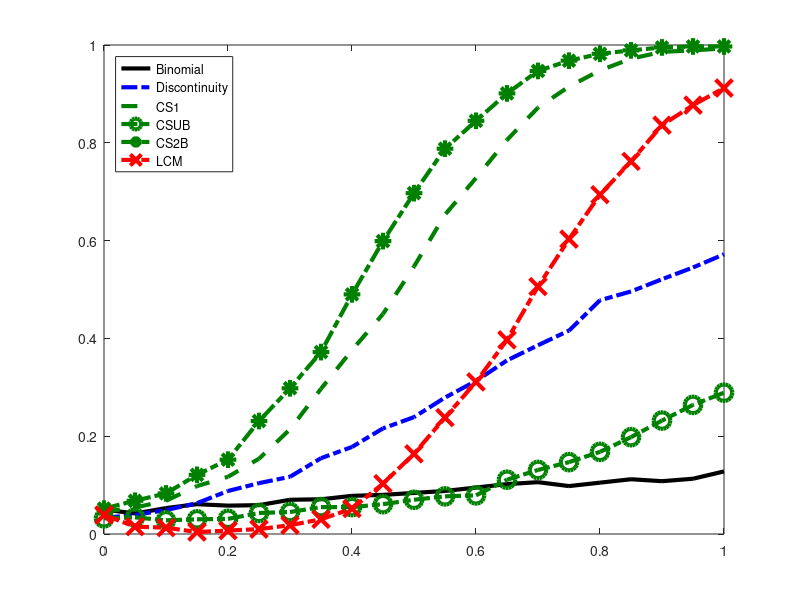

This chart was generated by the following MATLAB code: (Note: this script raises an error after producing the figure.)
clear all
S = importdata('PowerCurves/RejectionRates_April6.csv');
V = S.data;

tau = [0:0.05:1];

H = [0, 1, 2, 3];
K = [3,5,7];
Up = [0,1];

fig = 0;

for minimum = 0:1
for j = 1:4
for k = 1:3
    fig=fig+1;

figure (fig)
plot(tau, V(:, 2+(fig-1)*9),'LineWidth',3,'color' , 'black')
hold on
%plot(tau, V(:,3+ (fig-1)*9),'-x','LineWidth',3, 'color', 'black','MarkerSize',12)
plot(tau, V(:, 4+ (fig-1)*9),'-.','LineWidth',3, 'color', 'blue','MarkerSize',12)
plot(tau, V(:, 5+ (fig-1)*9),'--','LineWidth',3, 'color', [0 0.5 0],'MarkerSize',12)
plot(tau, V(:,6+ (fig-1)*9),'-.o','LineWidth',3, 'color', [0 0.5 0],'MarkerSize',12)
plot(tau, V(:,7+ (fig-1)*9),'-.*','LineWidth',3, 'color', [0 0.5 0],'MarkerSize',12)
plot(tau, V(:,8+ (fig-1)*9),'-.x','LineWidth',3, 'color', 'red','MarkerSize',12)

lgd = legend('Binomial', 'Discontinuity',...
'CS1','CSUB', 'CS2B','LCM', 'Location','northeast');
if (k==1)&&(j==1)
lgd = legend('Binomial', 'Discontinuity',...
'CS1','CSUB', 'CS2B','LCM', 'Location','northwest');
end
if (k==1)&&(j==2)
lgd = legend('Binomial', 'Discontinuity',...
'CS1','CSUB', 'CS2B','LCM', 'Location','northwest');
end
if (k==1)&&(j==4)
lgd = legend('Binomial', 'Discontinuity',...
'CS1','CSUB', 'CS2B','LCM', 'Location','northwest');
end

lgd.FontSize = 16;

set(gca,'FontSize',18)
xlabel('$$\tau$$', 'FontSize',25, 'interpreter', 'latex')
ylabel('Rejection Rate', 'FontSize',25, 'interpreter', 'latex')
ylim([0 1])
xlim([0 1])
title(append('$K = $ ', int2str(K(k)), ', $h = $ ', int2str(H(j))),'fontweight','bold', 'FontSize',20, 'interpreter', 'latex')

if (j==4)
    title(append('$K = $ ', int2str(K(k)), ', $h \sim \chi^2(1)$'),'fontweight','bold', 'FontSize',20, 'interpreter', 'latex')
end
if (minimum == 0)
saveas(gcf,append('PowerCurves/CovariateSelection/','power_sel', int2str(H(j)), int2str(K(k))), 'epsc')
close all
end
if (minimum == 1)
saveas(gcf,append('PowerCurves/CovariateSelection/','power_sel', int2str(H(j)), int2str(K(k)), 'min'), 'epsc')
close all
end
end
end

for j = 1:4
for k = 1:2
    fig=fig+1;

figure (fig)
plot(tau, V(:, 2+(fig-1)*9),'LineWidth',3,'color' , 'black')
hold on
%plot(tau, V(:,3+ (fig-1)*9),'-x','LineWidth',3, 'color', 'black','MarkerSize',12)
plot(tau, V(:, 4+ (fig-1)*9),'-.','LineWidth',3, 'color', 'blue','MarkerSize',12)
plot(tau, V(:, 5+ (fig-1)*9),'--','LineWidth',3, 'color', [0 0.5 0],'MarkerSize',12)
plot(tau, V(:,6+ (fig-1)*9),'-.o','LineWidth',3, 'color', [0 0.5 0],'MarkerSize',12)
plot(tau, V(:,7+ (fig-1)*9),'-.*','LineWidth',3, 'color', [0 0.5 0],'MarkerSize',12)
plot(tau, V(:,8+ (fig-1)*9),'-.x','LineWidth',3, 'color', 'red','MarkerSize',12)

lgd = legend('Binomial', 'Discontinuity',...
'CS1','CSUB', 'CS2B','LCM', 'Location','northeast');
if (j==4)
lgd = legend('Binomial', 'Discontinuity',...
'CS1','CSUB', 'CS2B','LCM', 'Location','northwest');
end
if (k==1)
lgd = legend('Binomial', 'Discontinuity',...
'CS1','CSUB', 'CS2B','LCM', 'Location','northwest');
end



lgd.FontSize = 16;

set(gca,'FontSize',18)
xlabel('$$\tau$$', 'FontSize',25, 'interpreter', 'latex')
ylabel('Rejection Rate', 'FontSize',25, 'interpreter', 'latex')
ylim([0 1])
xlim([0 1])
title(append('$K = $ ', int2str(K(k)), ', $h = $ ', int2str(H(j))),'fontweight','bold', 'FontSize',20, 'interpreter', 'latex')

if (j==4)
    title(append('$K = $ ', int2str(K(k)), ', $h \sim \chi^2(1)$'),'fontweight','bold', 'FontSize',20, 'interpreter', 'latex')
end

if (minimum==0)
saveas(gcf,append('PowerCurves/IVSelection/','power_iv', int2str(H(j)), int2str(K(k))), 'epsc')
close all
end
if (minimum==1)
saveas(gcf,append('PowerCurves/IVSelection/','power_iv', int2str(H(j)), int2str(K(k)), 'min'), 'epsc')
close all
end
end
end

for j = 1:4
for k = 1:1
    fig=fig+1;

figure (fig)
plot(tau, V(:, 2+(fig-1)*9),'LineWidth',3,'color' , 'black')
hold on
%plot(tau, V(:,3+ (fig-1)*9),'-x','LineWidth',3, 'color', 'black','MarkerSize',12)
plot(tau, V(:, 4+ (fig-1)*9),'-.','LineWidth',3, 'color', 'blue','MarkerSize',12)
plot(tau, V(:, 5+ (fig-1)*9),'--','LineWidth',3, 'color', [0 0.5 0],'MarkerSize',12)
plot(tau, V(:,6+ (fig-1)*9),'-.o','LineWidth',3, 'color', [0 0.5 0],'MarkerSize',12)
plot(tau, V(:,7+ (fig-1)*9),'-.*','LineWidth',3, 'color', [0 0.5 0],'MarkerSize',12)
plot(tau, V(:,8+ (fig-1)*9),'-.x','LineWidth',3, 'color', 'red','MarkerSize',12)

lgd = legend('Binomial', 'Discontinuity',...
'CS1','CSUB', 'CS2B','LCM', 'Location','northwest');



lgd.FontSize = 16;

set(gca,'FontSize',18)
xlabel('$$\tau$$', 'FontSize',25, 'interpreter', 'latex')
ylabel('Rejection Rate', 'FontSize',25, 'interpreter', 'latex')
ylim([0 1])
xlim([0 1])
title(append('$h = $ ', int2str(H(j))),'fontweight','bold', 'FontSize',20, 'interpreter', 'latex')
if (j==4)
    title(append('$h \sim \chi^2(1)$'),'fontweight','bold', 'FontSize',20, 'interpreter', 'latex')
end

if (minimum == 0)
saveas(gcf,append('PowerCurves/LagLengthSelection/','power_var', int2str(H(j))), 'epsc')
close all
end
if (minimum == 1)
saveas(gcf,append('PowerCurves/LagLengthSelection/','power_var', int2str(H(j)), 'min'), 'epsc')
close all
end
end
end

end